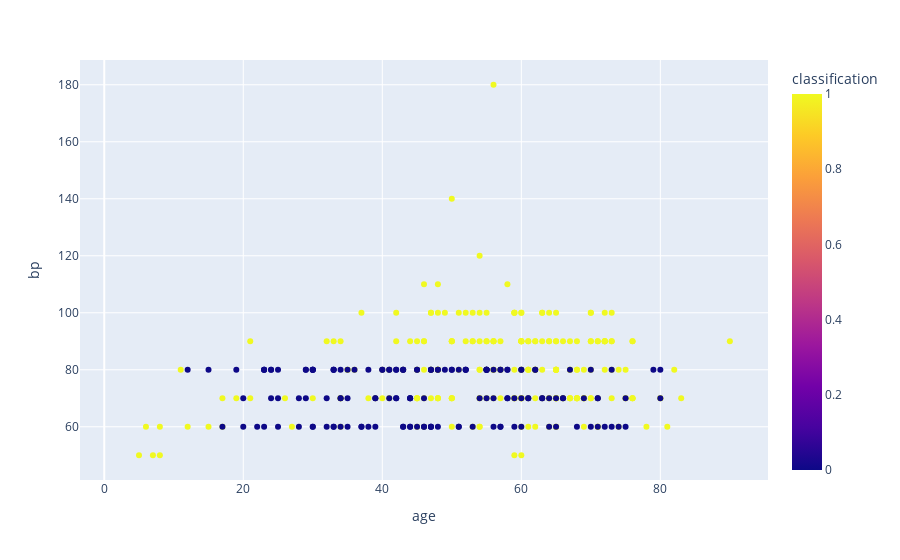

Notebook code cell kept with this figure:
### Code cell
#14. Scatter plot using plotly
fig = px.scatter(data_frame=df,x="age",y="bp",color="classification")
fig.show()

### Figure 1 — Plotly figure (JSON) as saved in the notebook; plotly's stock layout.template omitted (floating-point values rounded to 4 significant figures; data arrays with more than 128 entries replaced by an {"elided": "..."} marker saying what was removed)
{"data": [{"hovertemplate": "age=%{x}<br>bp=%{y}<br>classification=%{marker.color}<extra></extra>", "legendgroup": "", "marker": {"color": {"elided": "400 int values"}, "coloraxis": "coloraxis", "symbol": "circle"}, "mode": "markers", "name": "", "orientation": "v", "showlegend": false, "type": "scatter", "x": {"elided": "400 int values"}, "xaxis": "x", "y": {"elided": "400 int values"}, "yaxis": "y"}], "layout": {"coloraxis": {"colorbar": {"title": {"text": "classification"}}, "colorscale": [[0, "#0d0887"], [0.1111, "#46039f"], [0.2222, "#7201a8"], [0.3333, "#9c179e"], [0.4444, "#bd3786"], [0.5556, "#d8576b"], [0.6667, "#ed7953"], [0.7778, "#fb9f3a"], [0.8889, "#fdca26"], [1, "#f0f921"]]}, "legend": {"tracegroupgap": 0}, "margin": {"t": 60}, "xaxis": {"anchor": "y", "domain": [0, 1], "title": {"text": "age"}}, "yaxis": {"anchor": "x", "domain": [0, 1], "title": {"text": "bp"}}}}
